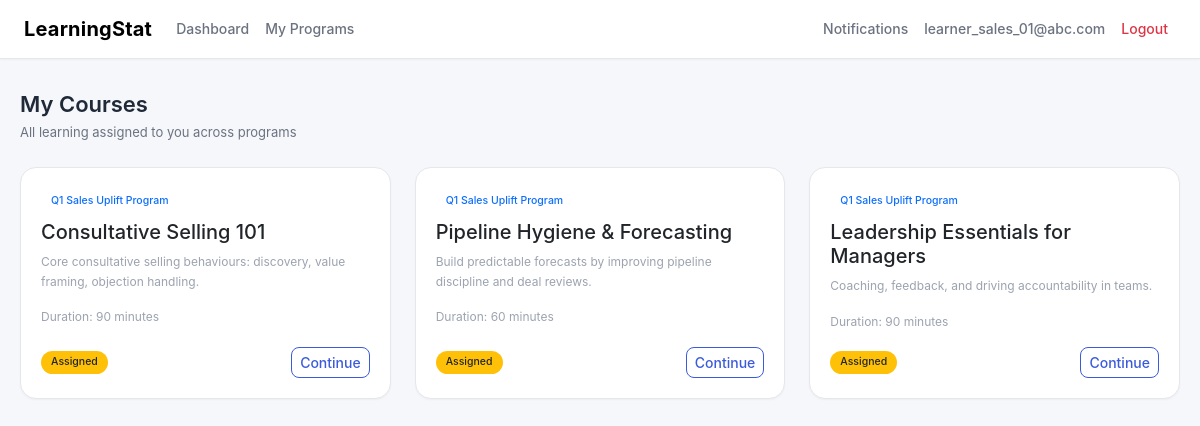
Page /learner/catalog (signed in) on the committed database.
### tables this page shows
CREATE TABLE users (
    id INTEGER PRIMARY KEY AUTOINCREMENT,
    org_id INTEGER NOT NULL,
    email TEXT NOT NULL,
    full_name TEXT NOT NULL,
    password_hash TEXT NOT NULL,
    role TEXT NOT NULL,
    department_id INTEGER,
    manager_id INTEGER,
    is_active INTEGER NOT NULL DEFAULT 1,
    created_at TEXT NOT NULL,
    UNIQUE(org_id, email),
    FOREIGN KEY(org_id) REFERENCES orgs(id) ON DELETE CASCADE,
    FOREIGN KEY(department_id) REFERENCES departments(id) ON DELETE SET NULL,
    FOREIGN KEY(manager_id) REFERENCES users(id) ON DELETE SET NULL
);

CREATE TABLE enrollments (
    id INTEGER PRIMARY KEY AUTOINCREMENT,
    org_id INTEGER NOT NULL,
    user_id INTEGER NOT NULL,
    course_id INTEGER NOT NULL,
    program_id INTEGER NOT NULL,
    assigned_at TEXT NOT NULL,
    due_date TEXT,
    status TEXT NOT NULL DEFAULT 'ASSIGNED',
    completed_at TEXT,
    FOREIGN KEY(org_id) REFERENCES orgs(id) ON DELETE CASCADE,
    FOREIGN KEY(user_id) REFERENCES users(id) ON DELETE CASCADE,
    FOREIGN KEY(course_id) REFERENCES courses(id) ON DELETE CASCADE,
    FOREIGN KEY(program_id) REFERENCES programs(id) ON DELETE CASCADE
);

CREATE TABLE programs (
    id INTEGER PRIMARY KEY AUTOINCREMENT,
    org_id INTEGER NOT NULL,
    title TEXT NOT NULL,
    description TEXT NOT NULL,
    start_date TEXT,
    end_date TEXT,
    owner_user_id INTEGER,
    status TEXT NOT NULL DEFAULT 'ACTIVE',
    created_at TEXT NOT NULL,
    FOREIGN KEY(org_id) REFERENCES orgs(id) ON DELETE CASCADE,
    FOREIGN KEY(owner_user_id) REFERENCES users(id) ON DELETE SET NULL
);

CREATE TABLE courses (
    id INTEGER PRIMARY KEY AUTOINCREMENT,
    org_id INTEGER NOT NULL,
    title TEXT NOT NULL,
    description TEXT NOT NULL,
    duration_minutes INTEGER NOT NULL DEFAULT 60,
    created_at TEXT NOT NULL,
    FOREIGN KEY(org_id) REFERENCES orgs(id) ON DELETE CASCADE
);

### app.py (the view)
@app.route("/learner/catalog")
@login_required
@role_required(ROLE_LEARNER)
def learner_catalog():
    u = current_user()
    org = current_org()
    items = query_all(
        """
        SELECT e.id AS enrollment_id, e.status, e.due_date, c.*, p.title AS program_title, p.id AS program_id
        FROM enrollments e
        JOIN courses c ON c.id = e.course_id
        JOIN programs p ON p.id = e.program_id
        WHERE e.org_id = ? AND e.user_id = ?
        ORDER BY (CASE e.status WHEN 'COMPLETED' THEN 2 ELSE 1 END), e.due_date ASC
        """,
        (u.org_id, u.id),
    )
    return render_template("learner_catalog.html", user=u, org=org, items=items)

### app.py (called while the page is built, shortened)
def get_db() -> sqlite3.Connection:
    if "db" not in g:
        conn = sqlite3.connect(app.config["DB_PATH"])
        conn.row_factory = sqlite3.Row
        conn.execute("PRAGMA foreign_keys = ON;")
        g.db = conn
    return g.db

def query_one(sql: str, params: Tuple = ()) -> Optional[sqlite3.Row]:
    cur = get_db().execute(sql, params)
    row = cur.fetchone()
    cur.close()
    return row

def query_all(sql: str, params: Tuple = ()) -> List[sqlite3.Row]:
    cur = get_db().execute(sql, params)
    rows = cur.fetchall()
    cur.close()
    return rows

def current_user() -> Optional[UserCtx]:
    uid = session.get("user_id")
    if not uid:
        return None
    row = query_one(
        """
        SELECT id, org_id, email, full_name, role, department_id, manager_id
        FROM users
        WHERE id = ? AND is_active = 1
        """,
        (uid,),
    )
    if not row:
        return None
    return UserCtx(
        id=row["id"],
        org_id=row["org_id"],
        email=row["email"],
        full_name=row["full_name"],
        role=row["role"],
        department_id=row["department_id"],
        manager_id=row["manager_id"],
    )

def current_org() -> Optional[sqlite3.Row]:
    u = current_user()
    if not u:
        return None
    return query_one("SELECT * FROM orgs WHERE id = ?", (u.org_id,))

def login_required(view):
    @wraps(view)
    def wrapped(*args, **kwargs):
        if not current_user():
            return redirect(url_for("login", next=request.path))
        return view(*args, **kwargs)
    return wrapped

def role_required(*allowed_roles: str):
    def decorator(view):
        @wraps(view)
        def wrapped(*args, **kwargs):
            u = current_user()
            if not u:
                return redirect(url_for("login", next=request.path))
            if u.role not in allowed_roles:
                flash("You do not have access to that page.", "warning")
                return redirect(url_for("home"))
            return view(*args, **kwargs)
        return wrapped
    return decorator

def total_points(user_id: int, org_id: int) -> int:
    row = query_one(
        "SELECT COALESCE(SUM(points), 0) AS pts FROM gamification_points WHERE org_id = ? AND user_id = ?",
        (org_id, user_id),
    )
    return int(row["pts"]) if row else 0

def compute_streak_days(user_id: int, org_id: int) -> int:
    days = set(get_activity_days(user_id, org_id, limit=60))
    if not days:
        return 0

### templates/learner_catalog.html (shortened to what this page needs)
{% extends "base.html" %}
{% block content %}
<div class="page-header">
  <div>
    <div class="page-title">My Courses</div>
    <div class="page-subtitle">
      All learning assigned to you across programs
    </div>
  </div>
</div>
<div class="row g-4">
  {% for item in items %}
    <div class="col-md-6 col-lg-4">
      <div class="card h-100 d-flex flex-column">
        <div class="card-body d-flex flex-column">
          <div class="mb-2">
            <span class="badge bg-primary-soft text-primary">
              {{ item.program_title }}
            </span>
          </div>
          <h5 class="mb-2">
            {{ item.title }}
          </h5>
          <p class="text-muted-small mb-3">
            {{ item.description }}
          </p>
          <div class="text-muted-small mb-3">
            Duration: {{ item.duration_minutes }} minutes
          </div>
          <div class="mt-auto d-flex justify-content-between align-items-center">
            {% if item.status == 'COMPLETED' %}
              <span class="badge bg-success">Completed</span>
            {% else %}
              <span class="badge bg-warning text-dark">Assigned</span>
            {% endif %}
            <a
              href="/learner/course/{{ item.enrollment_id }}"
              class="btn btn-sm btn-outline-primary"
            >
              {% if item.status == 'COMPLETED' %}
                View
              {% else %}
                Continue
              {% endif %}
            </a>
          </div>
        </div>
      </div>
    </div>
  {% endfor %}
</div>
{% endblock %}

### templates/base.html (shortened to what this page needs)
<!DOCTYPE html>
<html lang="en">
<head>
  <link href="https://cdn.jsdelivr.net/npm/bootstrap@5.3.2/dist/css/bootstrap.min.css" rel="stylesheet">
  <link rel="stylesheet" href="{{ url_for('static', filename='styles.css') }}">
</head>
<body>
<nav class="navbar navbar-expand-lg">
  <div class="container-fluid px-4">
    <a class="navbar-brand fw-bold" href="#">
      LearningStat
    </a>
    <div class="collapse navbar-collapse" id="mainNav">
      <ul class="navbar-nav me-auto mb-2 mb-lg-0">
        {% if current_user %}
          {% if current_user.role == 'LEARNER' %}
            <li class="nav-item">
              <a class="nav-link" href="/learner/dashboard">Dashboard</a>
            </li>
            <li class="nav-item">
              <a class="nav-link" href="/learner/programs">My Programs</a>
            </li>
          {% endif %}
        {% endif %}
      </ul>
      <ul class="navbar-nav ms-auto">
        {% if current_user %}
          <li class="nav-item">
            <a class="nav-link" href="/notifications">Notifications</a>
          </li>
          <li class="nav-item">
            <a class="nav-link" href="/profile">
              {{ current_user.email }}
            </a>
          </li>
          <li class="nav-item">
            <a class="nav-link text-danger" href="/logout">
              Logout
            </a>
          </li>
        {% endif %}
      </ul>
    </div>
  </div>
</nav>
<main class="page-wrapper">
  {% block content %}{% endblock %}
</main>
</body>
</html>

### static/styles.css (style rules this page uses)
:root { --bg-app: #f6f7fb; --bg-card: #ffffff; --bg-muted: #f1f3f8; --primary: #3b5bdb; --primary-soft: #e7ebff; --accent: #12b886; --danger: #e03131; --warning: #f59f00; --text-main: #1f2937; --text-muted: #6b7280; --text-light: #9ca3af; --border: #e5e7eb; --radius-sm: 8px; --radius-md: 12px; --radius-lg: 16px; --shadow-sm: 0 1px 2px rgba(0,0,0,0.04); --shadow-md: 0 6px 18px rgba(0,0,0,0.06); --transition: all 0.2s ease-in-out; }
body { background: var(--bg-app); color: var(--text-main); font-family: -apple-system, BlinkMacSystemFont, "Inter", "Segoe UI", Roboto, Helvetica, Arial, sans-serif; font-size: 14px; line-height: 1.6; }
.page-wrapper { max-width: 1280px; margin: 0 auto; padding: 28px 20px 60px; }
.page-header { display: flex; align-items: center; justify-content: space-between; margin-bottom: 24px; }
.page-title { font-size: 22px; font-weight: 600; }
.page-subtitle { color: var(--text-muted); font-size: 13px; }
.navbar { background: #ffffff; border-bottom: 1px solid var(--border); box-shadow: var(--shadow-sm); }
.navbar-brand { font-weight: 600; letter-spacing: 0.2px; }
.nav-link { color: var(--text-muted); font-weight: 500; }
.card { background: var(--bg-card); border: 1px solid var(--border); border-radius: var(--radius-lg); box-shadow: var(--shadow-sm); }
.card-body { padding: 20px; }
.btn { border-radius: var(--radius-sm); font-weight: 500; }
.btn-outline-primary { color: var(--primary); border-color: var(--primary); }
.badge { border-radius: 999px; padding: 6px 10px; font-weight: 500; }
.text-muted-small { font-size: 12px; color: var(--text-light); }

### rows in the picture
users: email "learner_sales_01@abc.com"
enrollments: program_title "Q1 Sales Uplift Program", title "Consultative Selling 101", description "Core consultative selling behaviours: discovery, value framing, objection handling.", duration_minutes "90", status "Assigned"
enrollments: program_title "Q1 Sales Uplift Program", title "Pipeline Hygiene & Forecasting", description "Build predictable forecasts by improving pipeline discipline and deal reviews.", duration_minutes "60", status "Assigned"
enrollments: program_title "Q1 Sales Uplift Program", title "Leadership Essentials for Managers", description "Coaching, feedback, and driving accountability in teams.", duration_minutes "90", status "Assigned"
